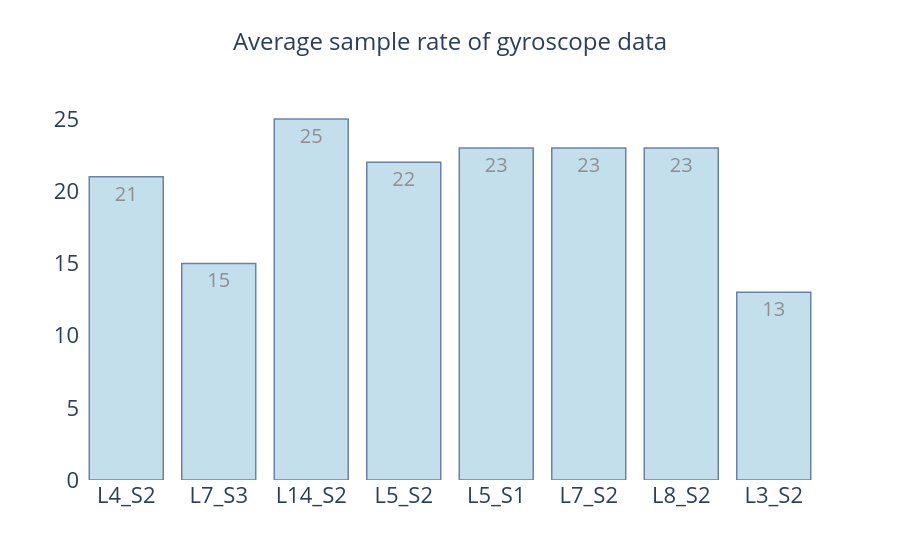

The cell this chart's notebook holds for it:
### Code cell
folder_path_gyr = "/Users/shehjarsadhu/Desktop/UniversityOfRhodeIsland/Graduate/WBL/Project_MindGame/DATASET/Systems_testing_2025/HOME/N7777/Morning/session_2025-02-17_1/watch_data/gyroscope_data/"
average_sr_gry_list = []
level_list_gyr  = []
# Find all CSV files in the folder
csv_files = glob.glob(f"{folder_path_gyr}/*.csv")
for csv_file in csv_files:
    df_gyr = pd.read_csv(csv_file)
    print("Puzzle Level: ",csv_file.split("/")[-1])
    df_gyr["watch_timestamp_seconds"] = df_gyr["watch_timestamp"].apply(convert_watch_timestamp)    
    average_sample_rate = df_gyr["watch_timestamp_seconds"].value_counts().mean()
    print("Average sample rate: ",average_sample_rate)
    average_sr_gry_list.append(int(average_sample_rate))
    level_list_gyr.append(csv_file.split("/")[-1].split("_")[2] +"_"+ csv_file.split("/")[-1].split("_")[3])

    # Use the hovertext kw argument for hover text
fig = go.Figure(data=[go.Bar(x=level_list_gyr, y=average_sr_gry_list,            
                        text=average_sr_gry_list,
                        textposition='auto',textfont=dict(size=20)  # Increase font size of text labels
)])
# Customize aspect
fig.update_traces(marker_color='rgb(158,202,225)', marker_line_color='rgb(8,48,107)',
                  marker_line_width=1.5, opacity=0.6)
# fig.update_layout(title_text='Average sample rate of computer mouse data')
# Update layout
fig.update_layout(
 title=dict(
        text='Average sample rate of gyroscope data',
        x=0.5,  # Center the title
        font=dict(size=24)  # Increase title font size
    ),
    xaxis=dict(
        tickfont=dict(size=22)  # Increase X-axis font size
    ),
    yaxis=dict(
        tickfont=dict(size=22)  # Increase Y-axis font size
    ),
    plot_bgcolor='white'  # Set background color to white
)
fig.show()

### Figure 1 — Plotly figure (JSON) as saved in the notebook; plotly's stock layout.template omitted (floating-point values rounded to 4 significant figures)
{"data": [{"marker": {"color": "rgb(158,202,225)", "line": {"color": "rgb(8,48,107)", "width": 1.5}}, "opacity": 0.6, "text": ["21", "15", "25", "22", "23", "23", "23", "13"], "textfont": {"size": 20}, "textposition": "auto", "type": "bar", "x": ["L4_S2", "L7_S3", "L14_S2", "L5_S2", "L5_S1", "L7_S2", "L8_S2", "L3_S2"], "y": [21, 15, 25, 22, 23, 23, 23, 13]}], "layout": {"plot_bgcolor": "white", "title": {"font": {"size": 24}, "text": "Average sample rate of gyroscope data", "x": 0.5}, "xaxis": {"tickfont": {"size": 22}}, "yaxis": {"tickfont": {"size": 22}}}}
